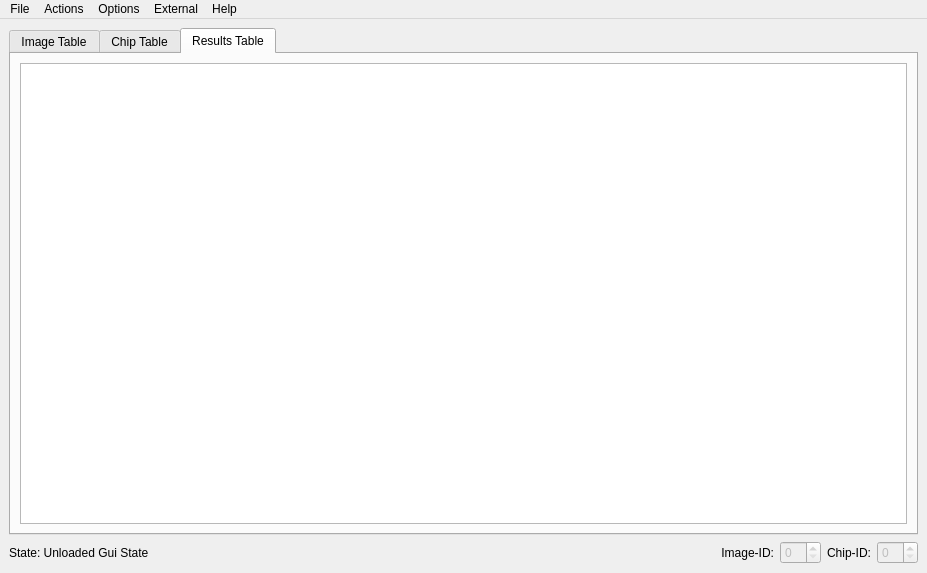
<?xml version="1.0" encoding="UTF-8"?>
<ui version="4.0">
 <class>mainSkel</class>
 <widget class="QMainWindow" name="mainSkel">
  <property name="geometry">
   <rect>
    <x>0</x>
    <y>0</y>
    <width>927</width>
    <height>573</height>
   </rect>
  </property>
  <property name="windowTitle">
   <string>HotSpotter</string>
  </property>
  <widget class="QWidget" name="centralwidget">
   <layout class="QGridLayout" name="gridLayout_2">
    <item row="1" column="1">
     <layout class="QHBoxLayout" name="root_hlayout">
      <item>
       <widget class="QTabWidget" name="tablesTabWidget">
        <property name="sizePolicy">
         <sizepolicy hsizetype="Expanding" vsizetype="Expanding">
          <horstretch>0</horstretch>
          <verstretch>0</verstretch>
         </sizepolicy>
        </property>
        <property name="currentIndex">
         <number>2</number>
        </property>
        <widget class="QWidget" name="image_view">
         <property name="minimumSize">
          <size>
           <width>445</width>
           <height>0</height>
          </size>
         </property>
         <attribute name="title">
          <string>Image Table</string>
         </attribute>
         <layout class="QGridLayout" name="gridLayout_3">
          <item row="0" column="0">
           <layout class="QVBoxLayout" name="verticalLayout">
            <item>
             <widget class="QTableWidget" name="image_TBL">
              <property name="sortingEnabled">
               <bool>true</bool>
              </property>
             </widget>
            </item>
           </layout>
          </item>
         </layout>
        </widget>
        <widget class="QWidget" name="chip_view">
         <attribute name="title">
          <string>Chip Table</string>
         </attribute>
         <layout class="QGridLayout" name="gridLayout_4">
          <item row="0" column="0">
           <layout class="QVBoxLayout" name="verticalLayout_3">
            <item>
             <widget class="QTableWidget" name="chip_TBL">
              <property name="sortingEnabled">
               <bool>true</bool>
              </property>
             </widget>
            </item>
           </layout>
          </item>
         </layout>
        </widget>
        <widget class="QWidget" name="result_view">
         <attribute name="title">
          <string>Results Table</string>
         </attribute>
         <layout class="QVBoxLayout" name="verticalLayout_5">
          <item>
           <layout class="QVBoxLayout" name="verticalLayout_4">
            <item>
             <widget class="QTableWidget" name="res_TBL">
              <property name="sortingEnabled">
               <bool>true</bool>
              </property>
             </widget>
            </item>
           </layout>
          </item>
         </layout>
        </widget>
       </widget>
      </item>
     </layout>
    </item>
    <item row="2" column="1">
     <layout class="QHBoxLayout" name="status_HLayout">
      <item>
       <widget class="QLabel" name="state_LBL">
        <property name="text">
         <string>State: Unloaded Gui State</string>
        </property>
       </widget>
      </item>
      <item>
       <spacer name="horizontalSpacer">
        <property name="orientation">
         <enum>Qt::Horizontal</enum>
        </property>
        <property name="sizeHint" stdset="0">
         <size>
          <width>40</width>
          <height>20</height>
         </size>
        </property>
       </spacer>
      </item>
      <item>
       <widget class="QLabel" name="label_3">
        <property name="text">
         <string>Image-ID:</string>
        </property>
        <property name="alignment">
         <set>Qt::AlignRight|Qt::AlignTrailing|Qt::AlignVCenter</set>
        </property>
       </widget>
      </item>
      <item>
       <widget class="QSpinBox" name="sel_cid_SPIN">
        <property name="enabled">
         <bool>false</bool>
        </property>
       </widget>
      </item>
      <item>
       <widget class="QLabel" name="label">
        <property name="layoutDirection">
         <enum>Qt::LeftToRight</enum>
        </property>
        <property name="text">
         <string>Chip-ID:</string>
        </property>
        <property name="alignment">
         <set>Qt::AlignRight|Qt::AlignTrailing|Qt::AlignVCenter</set>
        </property>
       </widget>
      </item>
      <item>
       <widget class="QSpinBox" name="sel_gid_SPIN">
        <property name="enabled">
         <bool>false</bool>
        </property>
       </widget>
      </item>
     </layout>
    </item>
   </layout>
  </widget>
  <widget class="QMenuBar" name="menubar">
   <property name="geometry">
    <rect>
     <x>0</x>
     <y>0</y>
     <width>927</width>
     <height>21</height>
    </rect>
   </property>
   <widget class="QMenu" name="menuFile">
    <property name="title">
     <string>File</string>
    </property>
    <addaction name="actionOpen_Database"/>
    <addaction name="actionSave_Database"/>
    <addaction name="actionImport_Images"/>
   </widget>
   <widget class="QMenu" name="menuView">
    <property name="title">
     <string>External</string>
    </property>
    <addaction name="actionOpen_Data_Directory"/>
    <addaction name="actionOpen_Source_Directory"/>
    <addaction name="actionOpen_Internal_Directory"/>
   </widget>
   <widget class="QMenu" name="menuOptions">
    <property name="title">
     <string>Options</string>
    </property>
    <addaction name="actionTogEll"/>
    <addaction name="actionTogPts"/>
    <addaction name="separator"/>
    <addaction name="actionTogPlt"/>
    <addaction name="separator"/>
    <addaction name="actionPreferences"/>
   </widget>
   <widget class="QMenu" name="menuHelp">
    <property name="title">
     <string>Help</string>
    </property>
    <addaction name="actionHelpWorkflow"/>
    <addaction name="separator"/>
    <addaction name="actionHelpCMD"/>
    <addaction name="actionHelpGUI"/>
    <addaction name="actionHelpTroubles"/>
    <addaction name="separator"/>
    <addaction name="actionWriteLogs"/>
   </widget>
   <widget class="QMenu" name="menuActions">
    <property name="title">
     <string>Actions</string>
    </property>
    <addaction name="actionQuery"/>
    <addaction name="separator"/>
    <addaction name="actionAdd_ROI"/>
    <addaction name="actionReselect_ROI"/>
    <addaction name="actionRemove_Chip"/>
    <addaction name="separator"/>
    <addaction name="actionNext"/>
   </widget>
   <addaction name="menuFile"/>
   <addaction name="menuActions"/>
   <addaction name="menuOptions"/>
   <addaction name="menuView"/>
   <addaction name="menuHelp"/>
  </widget>
  <action name="actionOpen_Database">
   <property name="text">
    <string>Open Database</string>
   </property>
   <property name="shortcut">
    <string>Ctrl+O</string>
   </property>
  </action>
  <action name="actionSave_Database">
   <property name="text">
    <string>Save Database</string>
   </property>
   <property name="shortcut">
    <string>Ctrl+S</string>
   </property>
  </action>
  <action name="actionImport_Images">
   <property name="text">
    <string>Import Images</string>
   </property>
   <property name="shortcut">
    <string>Ctrl+I</string>
   </property>
  </action>
  <action name="actionOpen_Data_Directory">
   <property name="text">
    <string>View Data Directory</string>
   </property>
  </action>
  <action name="actionOpen_Source_Directory">
   <property name="text">
    <string>View Source Directory</string>
   </property>
  </action>
  <action name="actionTogEll">
   <property name="text">
    <string>Toggle Ellipses</string>
   </property>
   <property name="shortcut">
    <string>E</string>
   </property>
  </action>
  <action name="actionUndockDisplay">
   <property name="text">
    <string>Undock Display</string>
   </property>
  </action>
  <action name="actionTogPlt">
   <property name="text">
    <string>Toggle PlotWidget</string>
   </property>
  </action>
  <action name="actionHelpCMD">
   <property name="text">
    <string>Command Line Help</string>
   </property>
  </action>
  <action name="actionHelpGUI">
   <property name="text">
    <string>GUI Help</string>
   </property>
  </action>
  <action name="actionHelpTroubles">
   <property name="text">
    <string>Troubleshooting</string>
   </property>
  </action>
  <action name="actionHelpWorkflow">
   <property name="text">
    <string>Workflow Help</string>
   </property>
  </action>
  <action name="actionTogPts">
   <property name="text">
    <string>Toggle Points</string>
   </property>
   <property name="shortcut">
    <string>P</string>
   </property>
  </action>
  <action name="actionAdd_ROI">
   <property name="text">
    <string>Add ROI</string>
   </property>
   <property name="shortcut">
    <string>A</string>
   </property>
  </action>
  <action name="actionReselect_ROI">
   <property name="text">
    <string>Reselect ROI</string>
   </property>
   <property name="shortcut">
    <string>R</string>
   </property>
  </action>
  <action name="actionNext">
   <property name="text">
    <string>Select Next</string>
   </property>
   <property name="toolTip">
    <string>Selects the next unidentified CID or Untagged GID</string>
   </property>
   <property name="shortcut">
    <string>N</string>
   </property>
  </action>
  <action name="actionRemove_Chip">
   <property name="text">
    <string>Remove Chip</string>
   </property>
   <property name="shortcut">
    <string>Ctrl+Del</string>
   </property>
  </action>
  <action name="actionQuery">
   <property name="text">
    <string>Query</string>
   </property>
   <property name="shortcut">
    <string>Q</string>
   </property>
  </action>
  <action name="actionPrev">
   <property name="text">
    <string>Prev</string>
   </property>
  </action>
  <action name="actionWriteLogs">
   <property name="text">
    <string>Write Logs</string>
   </property>
  </action>
  <action name="actionOpen_Internal_Directory">
   <property name="text">
    <string>View Internal Directory</string>
   </property>
  </action>
  <action name="actionPreferences">
   <property name="text">
    <string>Edit Preferences</string>
   </property>
  </action>
 </widget>
 <resources/>
 <connections/>
</ui>
